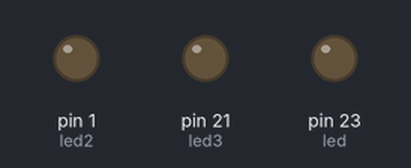
A sketch run on a simulated Arduino Mega 2560, built with avr-gcc and run on an emulated ATmega2560. On the bench: output pins drawn as LEDs (lit = HIGH).

Above: at 0.5 s.
At 1.5 s:
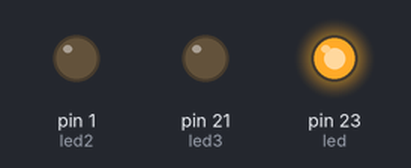
At 3.5 s:
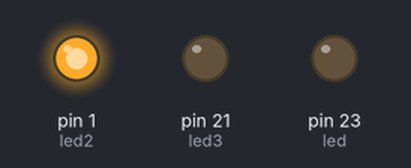
At 5.5 s:
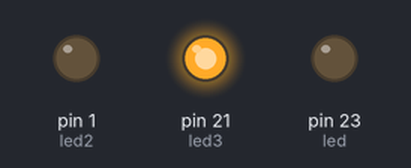
Timing chart, 0 to 7.8 s (numbered marks = the images above):
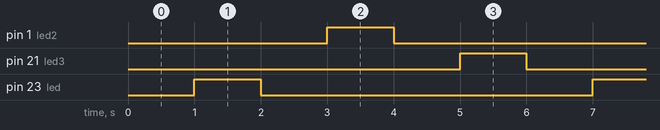

The sketch:

apill.ino
```cpp
int led = 23;
int led2 = 01;
int led3 = 21;
int ledState = LOW;
int ledOn = 1;
unsigned long currentMillis;
int interval = 1000;
unsigned long previousMillis = 0;

void setup() {
  // put your setup code here, to run once:
  pinMode(led,OUTPUT);
  pinMode(led2,OUTPUT);
  pinMode(led3,OUTPUT);
}

void loop() {
  // put your main code here, to run repeatedly:
  currentMillis = millis();
  if(currentMillis - previousMillis >= interval){
    previousMillis = currentMillis;
    if(ledState == LOW){
      ledState = HIGH;
    }
    else{
      ledState = LOW;
    }

    if(ledOn == 1){
      digitalWrite(led, ledState);
      if(ledState == LOW){
        ledOn = 2;
      }
    }

    else if(ledOn == 2){
      digitalWrite(led2, ledState);
      if(ledState == LOW){
        ledOn = 3;
      }
    }

    else{
      digitalWrite(led3, ledState);
      if(ledState == LOW){
        ledOn = 1;
      }
    }
  }
}
```

Measured:
- by itself, pin 1 (led2), pin 21 (led3), pin 23 (led): alternates HIGH for 1.0 s and LOW for 5.0 s
- by itself, everything shown: repeats every 6.0 s, in 6 steps
